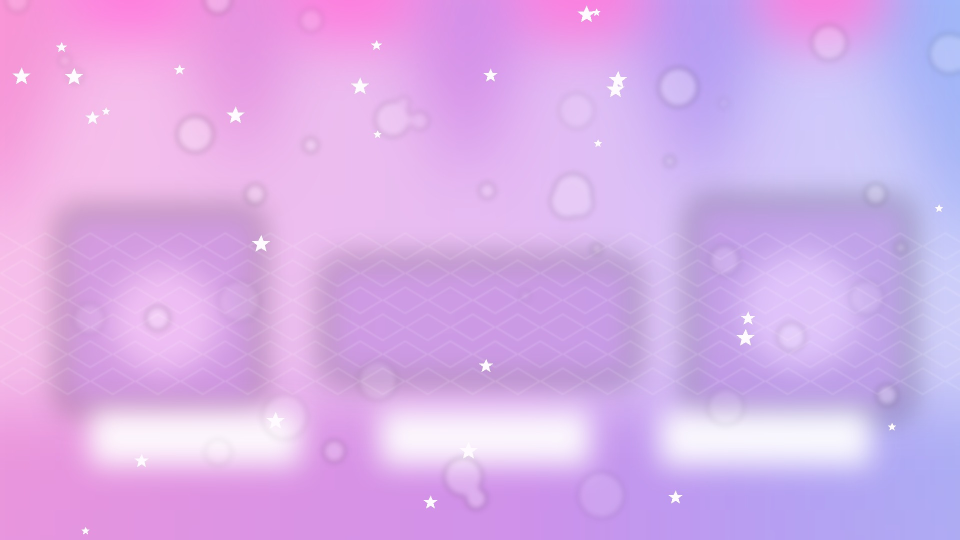
#> input picture src-native/assets/stage_default.jpg, 1920 x 1080 px (shown at 1/2 size)
$ python palette.py ../../../../src-native/assets/stage_default.jpg
#> lines starting #> are read from the running program, lines starting #| are printed output that depends on the picture
"""Pull a working palette out of source art (cover, MV still, stage photo).

usage: python palette.py IMAGE [-k 8] [-o swatch.png]

k-means in CIELAB on a downscaled copy. Prints each cluster as
hex, share of the image, L* (lightness) and C* (chroma), sorted by share,
then suggests roles:
  ink    darkest cluster with some hue   -> text / heavy block / tinted shadow
  paper  lightest low-chroma cluster     -> carrier surface
  theme  most chromatic cluster with real area (>= 3%) -> the one theme plane
  accent most chromatic small cluster    -> focus point only
Roles are a starting point: pick against the real ground (Albers), not on a swatch card.
Saves a swatch strip (width proportional to share) next to the image or at -o.
"""
import argparse, os
import numpy as np
from PIL import Image, ImageDraw


def srgb_to_lab(rgb):
    c = rgb / 255.0
    lin = np.where(c <= 0.04045, c / 12.92, ((c + 0.055) / 1.055) ** 2.4)
    M = np.array([[0.4124, 0.3576, 0.1805], [0.2126, 0.7152, 0.0722], [0.0193, 0.1192, 0.9505]])
    xyz = lin @ M.T / np.array([0.9505, 1.0, 1.089])
    f = np.where(xyz > 0.008856, np.cbrt(xyz), 7.787 * xyz + 16 / 116)
    return np.stack([116 * f[:, 1] - 16, 500 * (f[:, 0] - f[:, 1]), 200 * (f[:, 1] - f[:, 2])], 1)


def kmeans(x, k, iters=30, seed=0):
    rng = np.random.default_rng(seed)
    cent = x[rng.choice(len(x), 1)]
    for _ in range(1, k):  # k-means++ init
        d = ((x[:, None] - cent[None]) ** 2).sum(-1).min(1)
        cent = np.vstack([cent, x[rng.choice(len(x), 1, p=d / d.sum())]])
    for _ in range(iters):
        lab = ((x[:, None] - cent[None]) ** 2).sum(-1).argmin(1)
        new = np.array([x[lab == i].mean(0) if (lab == i).any() else cent[i] for i in range(k)])
        if np.allclose(new, cent): break
        cent = new
    return lab


def main():
    ap = argparse.ArgumentParser(description=__doc__, formatter_class=argparse.RawDescriptionHelpFormatter)
    ap.add_argument("image"); ap.add_argument("-k", type=int, default=8); ap.add_argument("-o")
    a = ap.parse_args()
    im = Image.open(a.image).convert("RGB")
#> im is the input picture: PIL image 1920x1080 RGB; mean R, G, B 216, 173.7, 233.7
    im.thumbnail((200, 200))
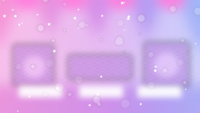
#> im: PIL image 200x113 RGB; mean R, G, B 216.1, 173.7, 233.7
    rgb = np.asarray(im, dtype=float).reshape(-1, 3)
    lab = srgb_to_lab(rgb)
    idx = kmeans(lab, a.k)
#> in kmeans, `cent = x[rng.choice(len(x), 1)]`: cent = [[87.6, 17.79, -11.63]]
#> the loop in kmeans, `for _ in range(1, k):` made 7 passes
#> cent on pass 1: [[87.6, 17.79, -11.63], [72.66, 24.73, -30.94]]
#> after the loop in kmeans, `for _ in range(1, k):`: cent = [[87.6, 17.79, -11.63], [72.66, 24.73, -30.94], [72.37, 49.1, -24.39], [71.89, 54.88, -25.59], [97.09, 2.89, -2.76], [70.94, 40.08, -29], [71.66, 19.53, -21.55], [81.81, 24, -17.22]]
    rows = []
    for i in range(a.k):
        m = idx == i
        if not m.any(): continue
        mean_rgb = rgb[m].mean(0)
        L, A, B = lab[m].mean(0)
        rows.append(dict(hex="#%02X%02X%02X" % tuple(int(round(v)) for v in mean_rgb),
                         share=m.mean(), L=L, C=float(np.hypot(A, B))))
#> this loop made 8 passes
#> (mean_rgb, L, A, B) on passes 1 to 8: ([203.9, 189.1, 241.2], 79.42, 15.38, -23.85), ([207.8, 160, 225.5], 72.22, 29.22, -26.33), ([235.8, 156.2, 225], 74.27, 40.05, -22.66), ([243.2, 141.3, 225.8], 72.06, 50.19, -26.42), ([242.1, 229.7, 248], 92.62, 7.45, -7.35), ([210.5, 149.9, 233], 70.52, 37.02, -33.03), ([187.8, 167.4, 237], 72.65, 21.42, -32.1), ([231.3, 182.9, 233.6], 80.06, 25.94, -18.58)
#> after the loop, rows = 8 items
    rows.sort(key=lambda r: -r["share"])
    for r in rows:
        print(f"{r['hex']}  {r['share']:5.1%}  L {r['L']:5.1f}  C {r['C']:5.1f}")
#> this loop made 8 passes
#> r on passes 1 to 8: {'hex': '#E7B7EA', 'share': 0.242, 'L': 80.06, 'C': 31.91}, {'hex': '#D0A0E2', 'share': 0.173, 'L': 72.22, 'C': 39.33}, {'hex': '#CCBDF1', 'share': 0.165, 'L': 79.42, 'C': 28.38}, {'hex': '#BCA7ED', 'share': 0.139, 'L': 72.65, 'C': 38.59}, {'hex': '#D296E9', 'share': 0.0969, 'L': 70.52, 'C': 49.61}, {'hex': '#EC9CE1', 'share': 0.0904, 'L': 74.27, 'C': 46.02}, {'hex': '#F2E6F8', 'share': 0.0613, 'L': 92.62, 'C': 10.46}, {'hex': '#F38DE2', 'share': 0.0319, 'L': 72.06, 'C': 56.72}
#| #E7B7EA  24.2%  L  80.1  C  31.9
#| #D0A0E2  17.3%  L  72.2  C  39.3
#| #CCBDF1  16.5%  L  79.4  C  28.4
#| #BCA7ED  13.9%  L  72.6  C  38.6
#| #D296E9   9.7%  L  70.5  C  49.6
#| #EC9CE1   9.0%  L  74.3  C  46.0
#| #F2E6F8   6.1%  L  92.6  C  10.5
#| #F38DE2   3.2%  L  72.1  C  56.7
    hue = [r for r in rows if r["C"] > 6] or rows
#> hue = 8 items
    ink = min(hue, key=lambda r: r["L"])
#> ink = {'hex': '#D296E9', 'share': 0.0969, 'L': 70.52, 'C': 49.61}
    paper = max(rows, key=lambda r: r["L"] - 0.8 * r["C"])
#> paper = {'hex': '#F2E6F8', 'share': 0.0613, 'L': 92.62, 'C': 10.46}
    big = [r for r in rows if r["share"] >= 0.03] or rows
#> big = 8 items
    theme = max(big, key=lambda r: r["C"])
#> theme = {'hex': '#F38DE2', 'share': 0.0319, 'L': 72.06, 'C': 56.72}
    accent = max(rows, key=lambda r: r["C"] - 40 * r["share"])
#> accent has the same summary as theme
    print(f"\nink {ink['hex']}  paper {paper['hex']}  theme {theme['hex']}  accent {accent['hex']}")
#| ink #D296E9  paper #F2E6F8  theme #F38DE2  accent #F38DE2

    out = a.o or os.path.splitext(a.image)[0] + "_palette.png"
    W, H = 720, 90
    sw = Image.new("RGB", (W, H), "white"); d = ImageDraw.Draw(sw); x = 0
#> after `sw = Image.new('RGB', (W, H), 'white')`: sw: PIL image 720x90 RGB; every value is 255
    for r in rows:
        w = max(1, round(r["share"] * W))
        d.rectangle([x, 0, x + w, H], fill=r["hex"]); x += w
#> this loop made 8 passes
#> (r, w, x) on passes 1 to 8: ({'hex': '#E7B7EA', 'share': 0.242, 'L': 80.06, 'C': 31.91}, 174, 174), ({'hex': '#D0A0E2', 'share': 0.173, 'L': 72.22, 'C': 39.33}, 124, 298), ({'hex': '#CCBDF1', 'share': 0.165, 'L': 79.42, 'C': 28.38}, 119, 417), ({'hex': '#BCA7ED', 'share': 0.139, 'L': 72.65, 'C': 38.59}, 100, 517), ({'hex': '#D296E9', 'share': 0.0969, 'L': 70.52, 'C': 49.61}, 70, 587), ({'hex': '#EC9CE1', 'share': 0.0904, 'L': 74.27, 'C': 46.02}, 65, 652), ({'hex': '#F2E6F8', 'share': 0.0613, 'L': 92.62, 'C': 10.46}, 44, 696), ({'hex': '#F38DE2', 'share': 0.0319, 'L': 72.06, 'C': 56.72}, 23, 719)
#> after the loop, x = 719
    sw.save(out)
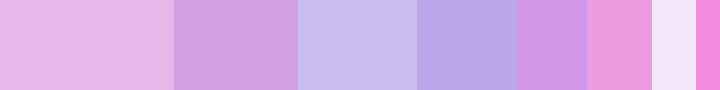
#> saved as stage_default_palette.png: PIL image 720x90 RGB; mean R, G, B 216.1, 173.6, 233.9
    print(f"swatch {out}")


if __name__ == "__main__":
    main()
